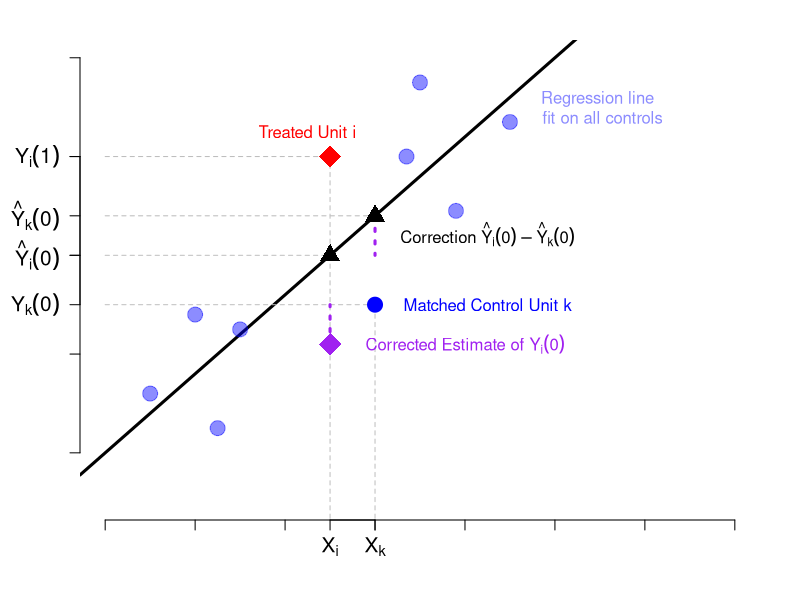

Reproduce this figure in R.
#' 
#' Comment: the spacing of this plot is a little finicky.
#' Very annoying to create.
#' 

#general plot set-ups
par(mfrow = c(1,1),
    mar = c(4,4,2,2),
    cex.axis = 1.25)

#setup plot
plot(1:10, 1:10, "n",
     axes = F,
     xlab = "", 
     ylab = "",
     xlim = c(0,14),
     cex.lab = 1)
Axis(side=1, labels=FALSE)
Axis(side=2, labels=FALSE)

#draw some line to represent a line of best fit
alpha = 2
beta = .8
abline(a = alpha, b = beta, lwd = 3)


#treated unit
tx = 5; ty = 8
text(tx-.5,ty+.5, "Treated Unit i", col = "red")
segments(tx,0,tx,ty, lty = 2, col = "grey")
segments(0,ty,tx,ty, lty = 2, col = "grey")
points(tx,ty, col = "red", cex = 3, pch = 18)


#matched control
cx = 6; cy = 5
text(cx+2.5, cy, "Matched Control Unit k", col = "blue")
segments(cx,0, cx,cy, lty = 2, col = "grey")
segments(0,cy, cx,cy, lty = 2, col = "grey")
points(cx,cy, col = "blue", cex = 3, pch = 20)

#other controls scattered around line
lblue = scales::alpha("blue",.45)
x = c(1, 2, 2.5, 3,  7, 6.7, 7.8, 9)
y = c(3.2, 4.8, 2.5, 4.5,  9.5, 8, 6.9, 8.7)
points(x,y, col = lblue, cex = 3, pch = 20)
#text(7.5, 10, "Other Controls", col = lblue)
text(11, 9, "Regression line \n fit on all controls", col = lblue)


#fitted values and correction
v=alpha + beta*5
segments(0,v,5,v, lty = 2, col = "grey")
c=alpha + beta*6
segments(0,c,6,c, lty = 2, col = "grey")
#segments(cx,v,tx,v, col = "grey", lty = 2, lwd = 1)
segments(cx,c,cx,v, col = "purple", lty = 3, lwd = 3)
points(6,c, col = "black", cex = 2, pch = 17)
points(5,v, col = "black", cex = 2, pch = 17)
text(8.5,v+.43, 
     expression("Correction " * hat(Y)[i](0) - hat(Y)[k](0)),
     col = "black")


#corrected estimate
z = cy+(v-c)
points(tx, z, cex = 3, pch = 18, col = "purple")
text(tx+3, z, 
     expression("Corrected Estimate of " * Y[i](0)),
     col ="purple")
segments(tx,z,tx,cy, col = "purple", lty = 3, lwd = 3)


#labels
Axis(side=1, 
     at = c(tx,cx),
     labels = c(expression(X[i]),expression(X[k])),
     tick = T
     )

Axis(side=2, 
     at = c(cy,ty,v,c),
     labels = c(expression(Y[k](0)),
                expression(Y[i](1)),
                expression(hat(Y)[i](0)),
                expression(hat(Y)[k](0))
                ),
     tick = T,
     las = 2
)


